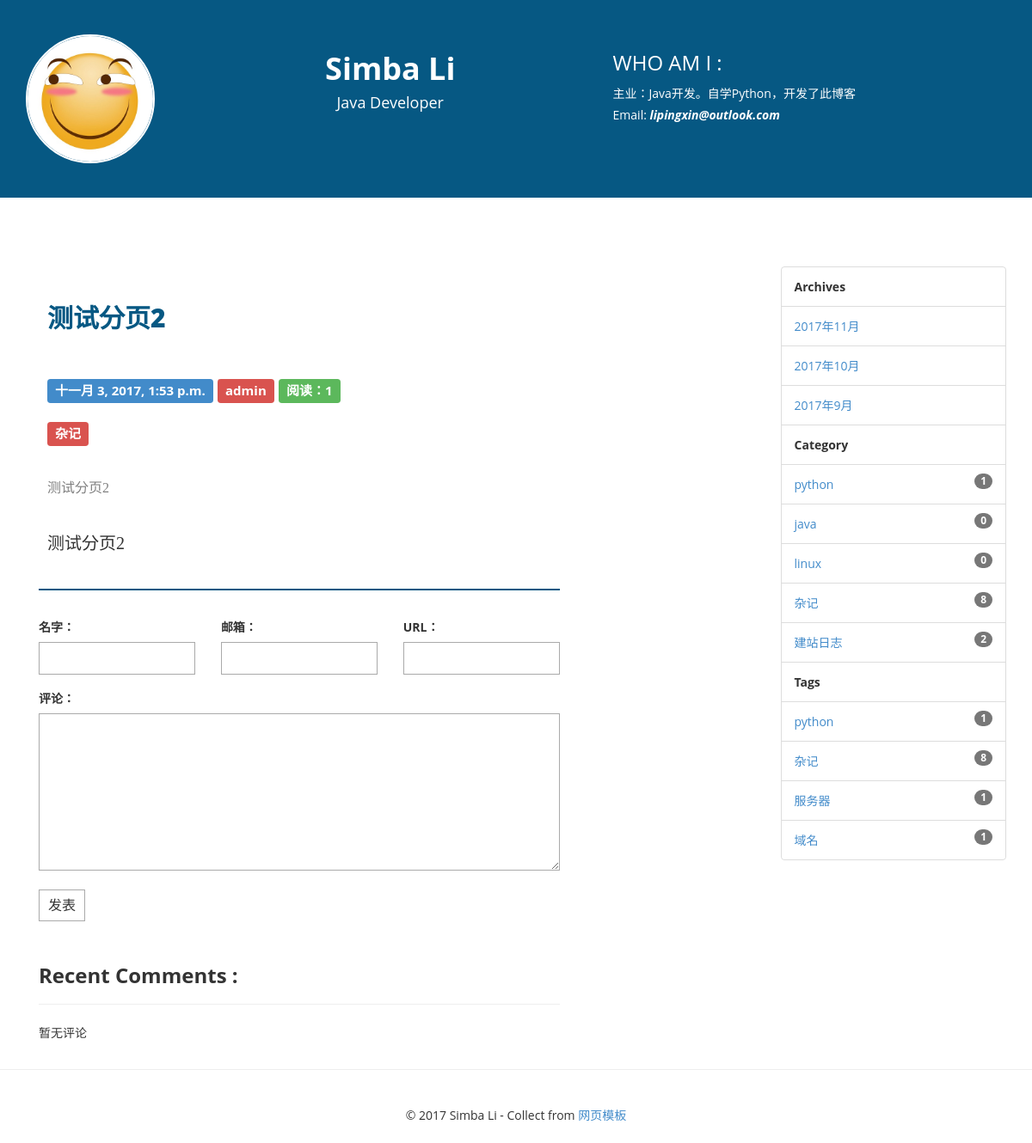
The page /post/8/ on the database its author committed.
### blog/models.py (models this page shows, shortened)
class Post(models.Model):
    title = models.CharField(max_length=70)
    body = models.TextField()
    create_time = models.DateTimeField(auto_now_add=True)
    modified_time = models.DateTimeField(auto_now=True)
    excerpt = models.CharField(max_length=200, blank=True)
    category = models.ForeignKey(Category)
    tags = models.ManyToManyField(Tag, blank=True)
    author = models.ForeignKey(User)
    is_delete = models.IntegerField(default=1)
    views = models.PositiveIntegerField(default=0)
    def increase_views(self):
        self.views += 1
        self.save(update_fields=['views'])
    class Meta:
        ordering = ['-create_time']

class Tag(models.Model):
    name = models.CharField(max_length=50)

class Category(models.Model):
    name = models.CharField(max_length=100)

### blog/views.py (the view)
# urls.py: url(r'^post/(?P<pk>[0-9]+)/$', views.detail, name='detail'),
def detail(request, pk):
    post = get_object_or_404(Post, pk=pk)
    post.increase_views()
    post.body = markdown.markdown(post.body,
                                  extensions=[
                                      'markdown.extensions.extra',
                                      'markdown.extensions.codehilite',
                                      'markdown.extensions.toc', ])
    form = CommentForm()
    comments = post.comments_set.all()
    context = {'post': post,
               'form': form,
               'comments': comments}
    return render(request, 'blog/detail.html', context=context)

### comments/forms.py
class CommentForm(forms.ModelForm):
    class Meta:
        model = Comments
        fields = ['name', 'email', 'url', 'text']

### blog/templatetags/blog_tags.py (called while the page is built)
@register.simple_tag()
def archives():
    return Post.objects.dates('create_time', 'month', order='DESC')

@register.simple_tag()
def get_categories():
    return Category.objects.all()

@register.simple_tag()
def get_tags():
    return Tag.objects.annotate(num_post=Count('post'))

### templates/blog/detail.html (shortened to what this page needs)
{% extends 'layout.html' %}
{% block main %}
<div class="col-md-9">
    <div class="blog-main">
        <div class="heading-blog">
            {{ post.title }}
        </div>
        <div class="blog-info">
            <span class="label label-primary">{{ post.create_time }}</span>
            <span class="label label-danger">{{ post.author }}</span>
            <span class="label label-success">阅读：{{ post.views }}</span>
            <br/>
            <br/>
            {% for tag in post.tags.all %}
                <span class="label label-danger" {% if not forloop.first %} style="margin-left: 5px;" {% endif %}>
                    <a href="{% url 'blog:tag' tag.pk %}" style="color: #fff;">{{ tag.name }}</a>
                </span>
            {% endfor %}
        </div>
        <div class="blog-txt" style="font-size:16px;color: #808080">
            {{ post.excerpt }}
        </div>
        <div class="blog-txt">
            {{ post.body | safe }}
        </div>
    </div>
    <div>
        <form action="{% url 'comment:post_comment' post.pk %}" method="post" class="comment-form">
            <div class="row">
                <div class="col-md-4">
                    <label for="{{ form.name.id_for_label }}">名字：</label>
                    {{ form.name }}
                </div>
                <div class="col-md-4">
                    <label for="{{ form.email.id_for_label }}">邮箱：</label>
                    {{ form.email }}
                </div>
                <div class="col-md-4">
                    <label for="{{ form.url.id_for_label }}">URL：</label>
                    {{ form.url }}
                </div>
                <div class="col-md-12">
                    <label for="{{ form.text.id_for_label }}">评论：</label>
                    {{ form.text }}
                    <button type="submit" class="comment-btn">发表</button>
                </div>
            </div>
        </form>
    </div>
    <h3 style="margin-top: 50px"><strong>Recent Comments :</strong></h3>
    <hr/>
    <ul class="media-list">
        {% for comment in comments %}
            <li class="media">
                <div class="media-body">
                    <h4 class="media-heading">
                        <pre>{{ comment.name }}</pre>：
                        <time style="font-size: small; color: grey">{{ comment.create_time }}</time>
                    </h4>
                    <p>
                        <pre>{{ comment.text }}</pre>
                    </p>
                </div>
            </li>
        {% empty %}
            暂无评论
        {% endfor %}
    </ul>
</div>
{% endblock main %}

### templates/layout.html (shortened to what this page needs)
{% load staticfiles %}
{% load blog_tags %}
<!DOCTYPE html>
<html xmlns="http://www.w3.org/1999/xhtml">
<head>
    <link href="{% static 'blog/css/bootstrap.css' %}" rel="stylesheet"/>
    <link href="{% static 'blog/css/font-awesome.css' %}" rel="stylesheet"/>
    <link href="{% static 'blog/css/style.css' %}" rel="stylesheet"/>
    <link href="{% static 'blog/css/highlights/github.css' %}" rel="stylesheet">
</head>
<body>
<section class="header-section">
    <div class="container">
        <div class="row">
            <div class="col-md-2">
                <a href="{% url 'blog:index' %}">
                    <img src="{% static 'blog/img/headimage.jpg' %}" class="img-circle img-responsive"/>
                </a>
            </div>
            <div class="col-md-5 text-center">
                <h1><strong>Simba Li </strong></h1>
                <h4>Java Developer</h4>
            </div>
            <div class="col-md-5">
                <h3>WHO AM I :</h3>
                主业：Java开发。自学Python，开发了此博客
                <br />
                Email: <i><strong>lipingxin@outlook.com</strong></i>
            </div>
        </div>
    </div>
</section>
<section>
    <div class="container">
        <div class="row">
            <div class="col-md-2 spon-txt"></div>
        </div>
    </div>
</section>
<section>
    <div class="container">
        <div class="row">
            <div class="col-md-9">
            {% block main %}
            {% endblock main %}
            </div>
            <div class="col-md-3">
                <ul class="list-group">
                    <li class="list-group-item">
                        <strong>Archives</strong>
                    </li>
                    {% archives as date_list %}
                    {% for date in date_list %}
                        <li class="list-group-item">
                            <a href="{% url 'blog:archive' date.year date.month %}">
                                {{ date.year }}年{{ date.month }}月
                            </a>
                        </li>
                        {% empty %}
                        <li class="list-group-item">
                            <span class="badge">104</span>暂无归档
                        </li>
                    {% endfor %}
                    <li class="list-group-item">
                        <strong>Category</strong>
                    </li>
                    {% get_categories as categories %}
                    {% for category in categories %}
                        <li class="list-group-item">
                            <span class="badge">{{ category.post_set.count }}</span>
                            <a href="{% url 'blog:category' category.pk %}">
                                {{ category.name }}
                            </a>
                        </li>
                    {% endfor %}
                    <li class="list-group-item">
                        <strong>Tags</strong>
                    </li>
                    {% get_tags as tags %}
                    {% for tag in tags %}
                        <li class="list-group-item">
                            <span class="badge">{{ tag.num_post }}</span>
                            <a href="{% url 'blog:tag' tag.pk %}">
                                {{ tag.name }}
                            </a>
                        </li>
                    {% endfor %}
                </ul>
                <br/>
            </div>
        </div>
    </div>
</section>
<hr/>
<div class="container">
    <div class="row">
        <div class="col-md-12 text-center set-foot">
            &copy 2017 Simba Li - Collect from <a
                href="http://www.cssmoban.com/" title="网页模板" target="_blank">网页模板</a>
        </div>
    </div>
</div>
</body>
</html>

### blog/static/blog/css/style.css (style rules this page uses)
﻿ html, body { padding-top:0px; margin:0px; }
body { font-family: 'Open Sans', sans-serif; line-height:25px; font-size:14px; }
.header-section { background-color:#065883; color:#fff; padding:40px 5px; }
.header-section img { max-width:150px; border:2px solid #fff; }
.spon-txt { padding:40px 5px; font-size:25px; font-weight:800; }
.blog-main { padding:10px 5px; border-bottom:2px solid #065883; margin-bottom:30px; }
.heading-blog { font-size:30px; color:#065883; font-weight:800; padding:30px 5px; line-height:40px; }
.blog-info { padding:20px 5px; font-size:20px; font-weight:normal; }
.blog-txt { padding:20px 5px; font-family:Andalus ; font-size:20px; font-weight:normal; }
.set-foot { padding:20px 5px; }
.contact-form input, .comment-form input { border: 1px solid #aaa; margin-bottom: 15px; width: 100%; padding: 7px 15px; font-size: 16px; line-height: 100%; transition: 0.4s border-color linear; }
.contact-form textarea, .comment-form textarea { border: 1px solid #aaa; margin-bottom: 15px; width: 100%; padding: 7px 15px; font-size: 16px; line-height: 15px !important; min-height: 183px; transition: 0.4s border-color linear; }
.comment-form { margin-top: 15px; }
.comment-form .comment-btn { background-color: #fff; border: 1px solid #aaa; font-size: 16px; padding: 5px 10px; }

### rows shown on the page
Post: title "测试分页2", create_time "十一月 3, 2017, 1:53 p.m.", author "admin", views "1", excerpt "测试分页2", body "测试分页2"
Tag: name "杂记", num_post "8"
Category: post_set.count "1", name "python"
Category: post_set.count "0", name "java"
Category: post_set.count "0", name "linux"
Category: post_set.count "8", name "杂记"
Category: post_set.count "2", name "建站日志"
Tag: num_post "1", name "python"
Tag: num_post "1", name "服务器"
Tag: num_post "1", name "域名"

### other values the page prints
{{ date.year }} "2017" "2017" "2017"
{{ date.month }} "11" "10" "9"
